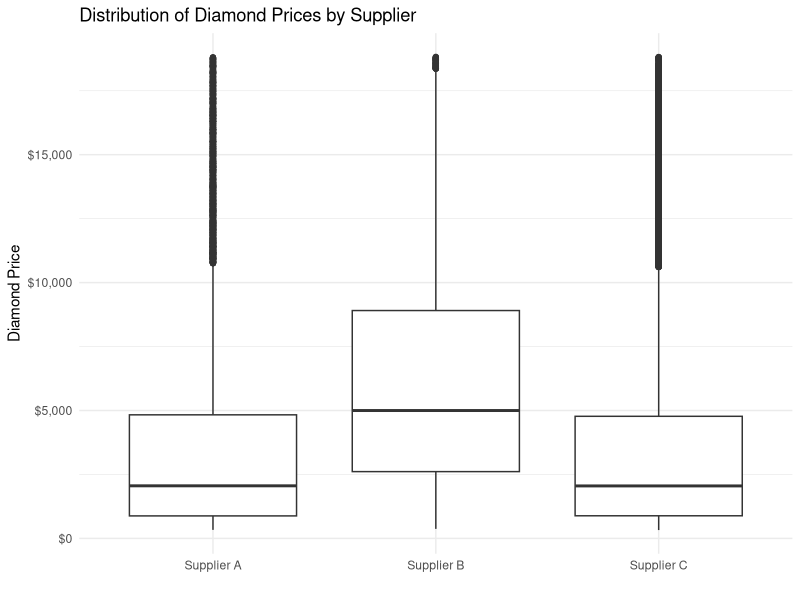
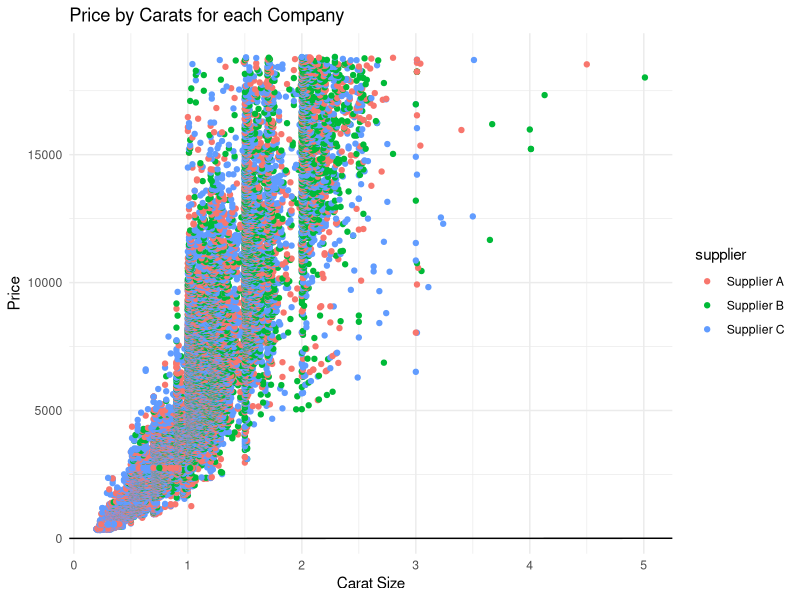
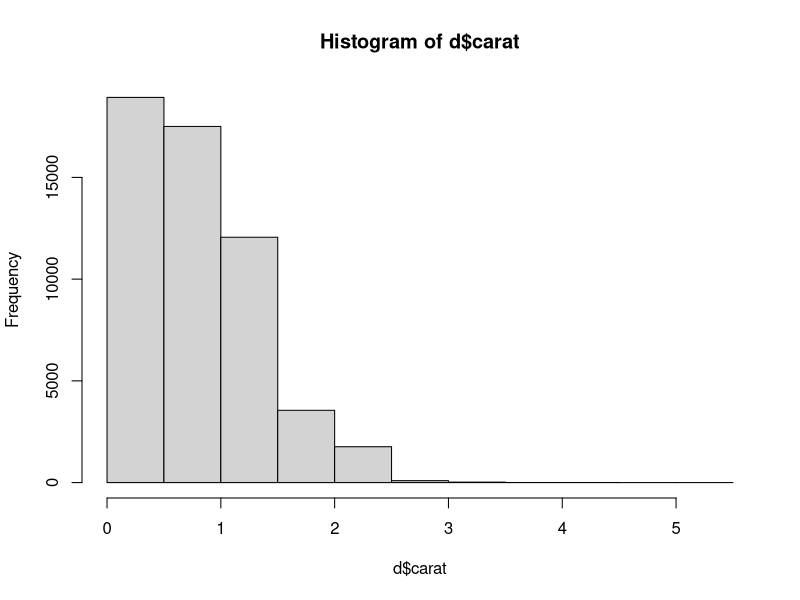
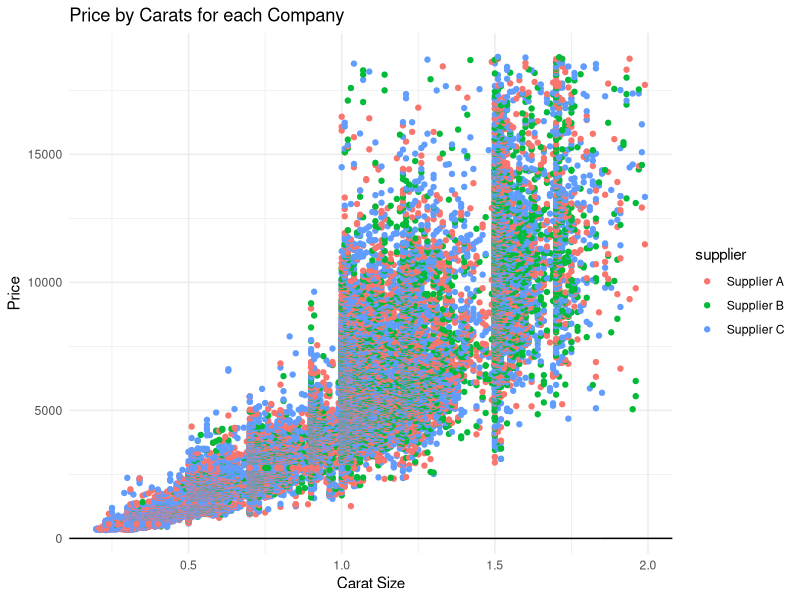
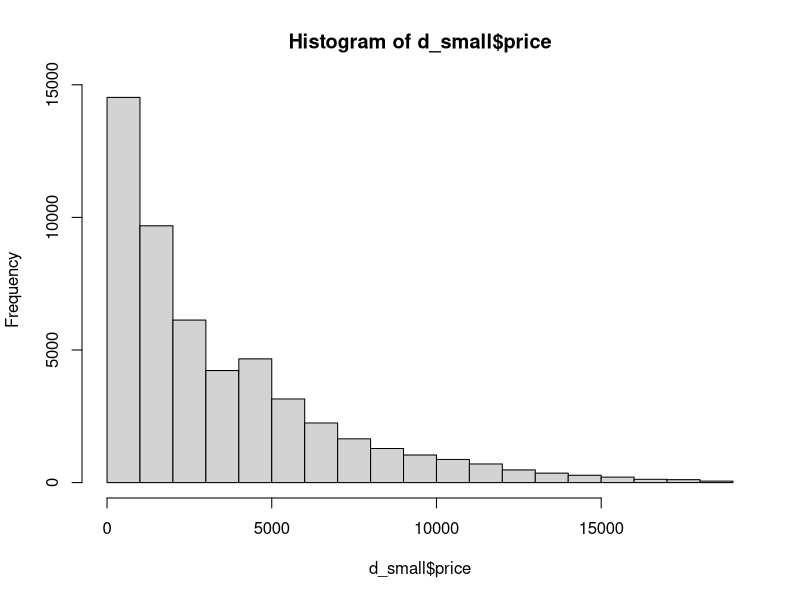
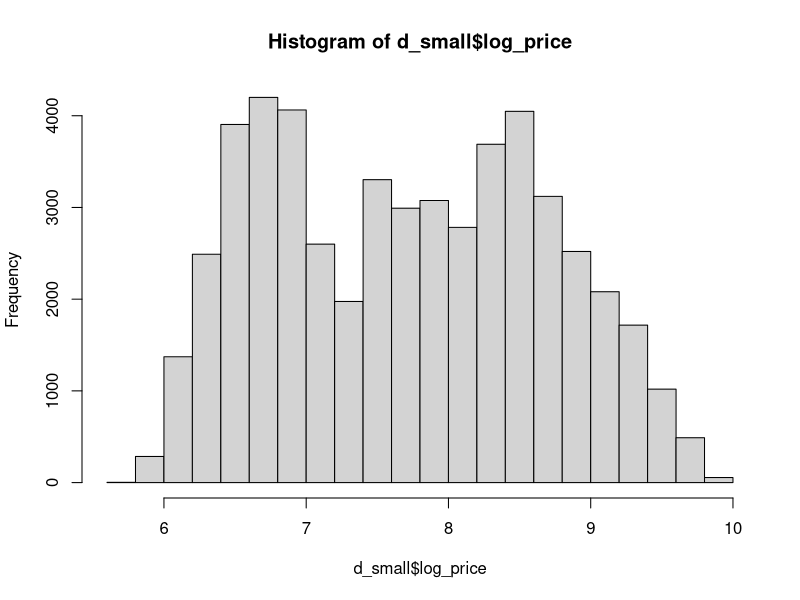
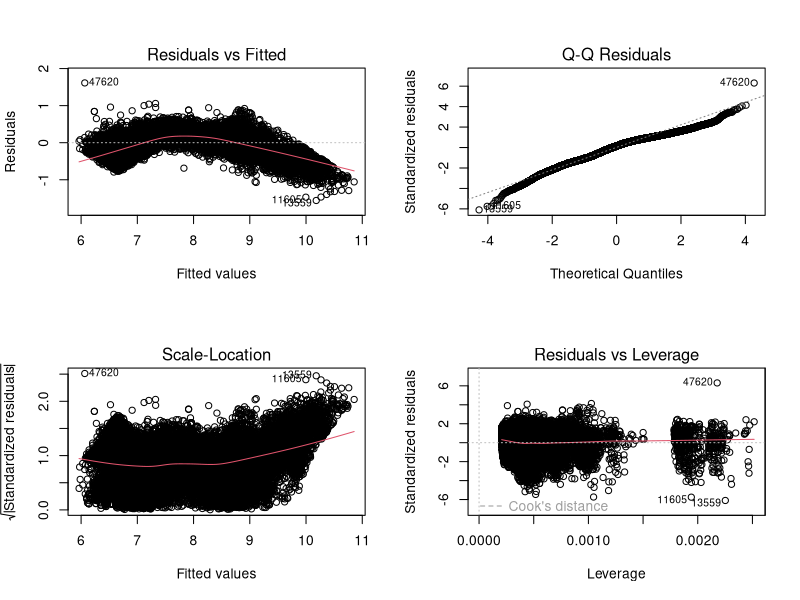

These charts were generated, in order, by the following R code:
## ---- chunk 1
knitr::opts_chunk$set(echo = TRUE)
knitr::opts_chunk$set(error = TRUE)

library(tidyverse)
library(scales)

d <- read_tsv("diamond-data.txt")
## ---- chunk 2
for_table <- d %>% 
  group_by(supplier) %>% 
  summarize(mean_price = dollar(mean(price)))
  # check out the scales library for the useful functions
  # dollar, comma, and percent. 

knitr::kable(for_table)
## ---- chunk 3
ggplot(d,
       aes(x=supplier,y=price)) + 
  geom_boxplot() + 
  theme_minimal() + 
  labs(x="",y="Diamond Price",
       title="Distribution of Diamond Prices by Supplier") + 
  scale_y_continuous(label=dollar) # another cool scales application
## ---- chunk 4
library(dplyr)

#plot price vs carat size for all data
ggplot(d,
       aes(x = carat, y = price, color = supplier)) + 
  geom_point() + 
  theme_minimal() + 
  labs(x="Carat Size",y="Price",
       title="Price by Carats for each Company") +
  geom_abline()

hist(d$carat)
#remove outliers
carat_iqr <- IQR(d$carat)

d_small <- d %>% 
  filter(carat > quantile(d$carat, 0.25) - 1.5 * carat_iqr
         & carat < quantile(d$carat, 0.75) + 1.5 * carat_iqr)

#plot new data subset
ggplot(d_small,
       aes(x = carat, y = price, color = supplier)) + 
  geom_point() + 
  theme_minimal() + 
  labs(x="Carat Size",y="Price",
       title="Price by Carats for each Company") +
  geom_abline()

#View distribution of price
hist(d_small$price)

#distribution is heavily skewed right
#create new variable as the log of price 
d_small$log_price <- log(d_small$price)

#view distribution of new variable
hist(d_small$log_price)

#create a linear model based on new data subset using log_price
d_small_model <- lm(log_price ~ carat + supplier + cut + clarity + color, data = d_small)

#plot regression assumptions
par(mfrow = c(2,2))
plot(d_small_model)

#view summary of regression model
summary(d_small_model)
